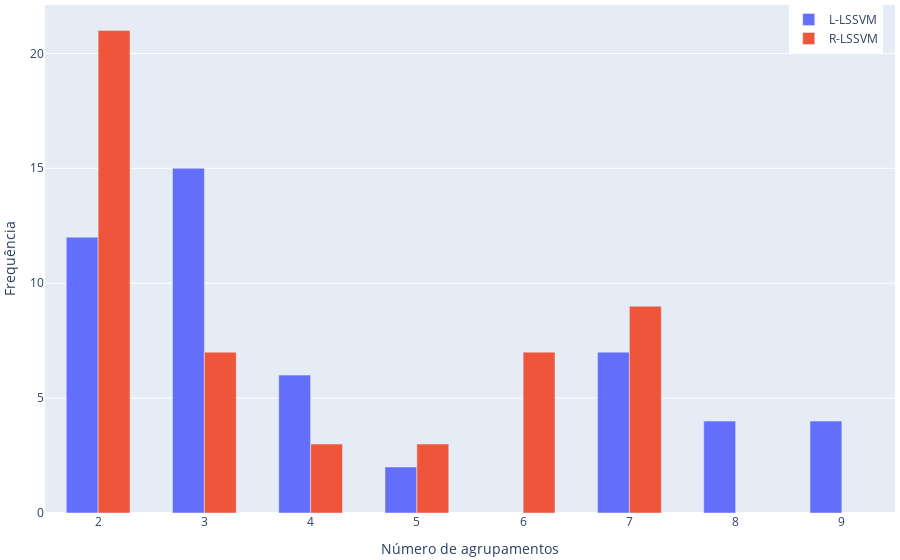
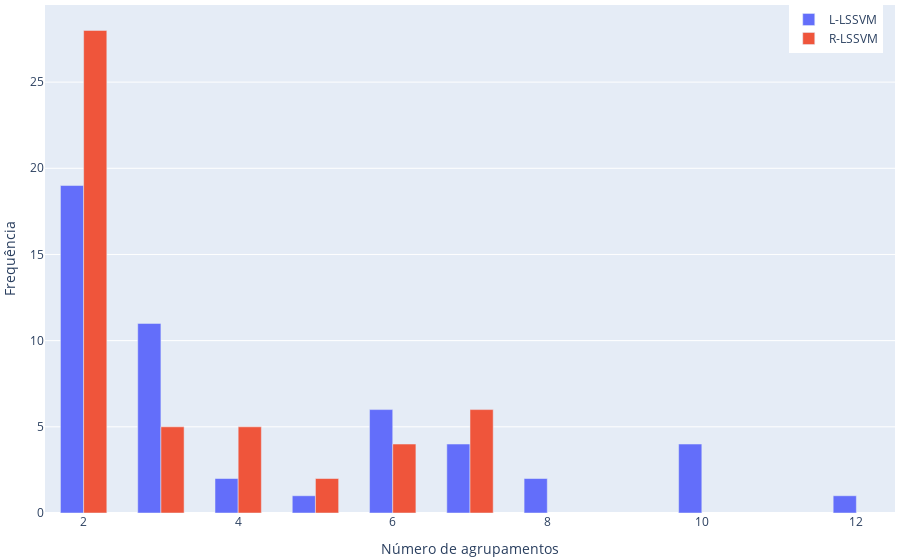
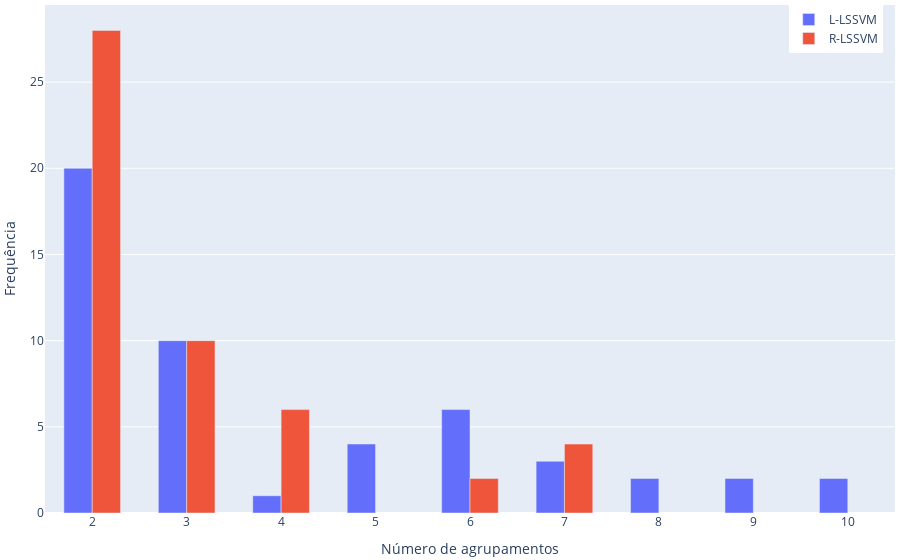
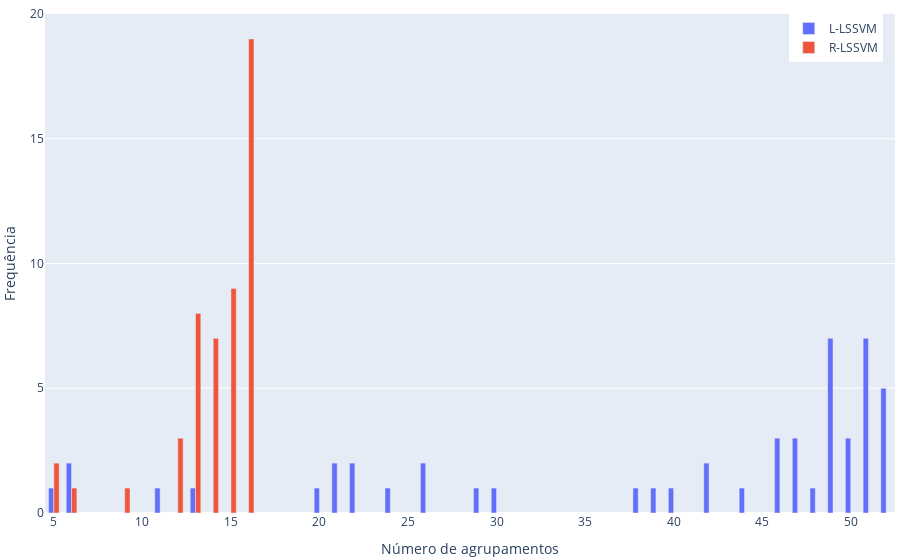

The notebook cell saved with these charts, in order:
### Markdown cell above
#### 2. Comparing regional and local frameworks in terms of optimal number of prototypes

### Code cell
ResultProcessor.process_results_in_multiple_datasets(ds_names, _dataframes_dict, ResultProcessor.compare_local_regional_k_optimal)

### Figure 1 — Plotly figure (JSON) as saved in the notebook; plotly's stock layout.template omitted (floating-point values rounded to 4 significant figures)
{"data": [{"name": "L-LSSVM", "type": "bar", "x": [3, 2, 7, 4, 9, 8, 5], "y": [15, 12, 7, 6, 4, 4, 2]}, {"name": "R-LSSVM", "type": "bar", "x": [2, 7, 6, 3, 4, 5], "y": [21, 9, 7, 7, 3, 3]}], "layout": {"bargap": 0.4, "barmode": "group", "legend": {"x": 0.875, "y": 1}, "margin": {"b": 20, "l": 20, "r": 5, "t": 5}, "showlegend": true, "xaxis": {"title": {"text": "Número de agrupamentos"}}, "yaxis": {"title": {"text": "Frequência"}}}}

### Figure 2 — Plotly figure (JSON) as saved in the notebook; plotly's stock layout.template omitted (floating-point values rounded to 4 significant figures)
{"data": [{"name": "L-LSSVM", "type": "bar", "x": [2, 3, 6, 7, 10, 8, 4, 12, 5], "y": [19, 11, 6, 4, 4, 2, 2, 1, 1]}, {"name": "R-LSSVM", "type": "bar", "x": [2, 7, 3, 4, 6, 5], "y": [28, 6, 5, 5, 4, 2]}], "layout": {"bargap": 0.4, "barmode": "group", "legend": {"x": 0.875, "y": 1}, "margin": {"b": 20, "l": 20, "r": 5, "t": 5}, "showlegend": true, "xaxis": {"title": {"text": "Número de agrupamentos"}}, "yaxis": {"title": {"text": "Frequência"}}}}

### Figure 3 — Plotly figure (JSON) as saved in the notebook; plotly's stock layout.template omitted (floating-point values rounded to 4 significant figures)
{"data": [{"name": "L-LSSVM", "type": "bar", "x": [2, 3, 6, 5, 7, 10, 9, 8, 4], "y": [20, 10, 6, 4, 3, 2, 2, 2, 1]}, {"name": "R-LSSVM", "type": "bar", "x": [2, 3, 4, 7, 6], "y": [28, 10, 6, 4, 2]}], "layout": {"bargap": 0.4, "barmode": "group", "legend": {"x": 0.875, "y": 1}, "margin": {"b": 20, "l": 20, "r": 5, "t": 5}, "showlegend": true, "xaxis": {"title": {"text": "Número de agrupamentos"}}, "yaxis": {"title": {"text": "Frequência"}}}}

### Figure 4 — Plotly figure (JSON) as saved in the notebook; plotly's stock layout.template omitted (floating-point values rounded to 4 significant figures)
{"data": [{"name": "L-LSSVM", "type": "bar", "x": [49, 51, 52, 47, 50, 46, 26, 42, 22, 21, 6, 11, 48, 44, 29, 39, 38, 13, 24, 20, 30, 5, 40], "y": [7, 7, 5, 3, 3, 3, 2, 2, 2, 2, 2, 1, 1, 1, 1, 1, 1, 1, 1, 1, 1, 1, 1]}, {"name": "R-LSSVM", "type": "bar", "x": [16, 15, 13, 14, 12, 5, 6, 9], "y": [19, 9, 8, 7, 3, 2, 1, 1]}], "layout": {"bargap": 0.4, "barmode": "group", "legend": {"x": 0.875, "y": 1}, "margin": {"b": 20, "l": 20, "r": 5, "t": 5}, "showlegend": true, "xaxis": {"title": {"text": "Número de agrupamentos"}}, "yaxis": {"title": {"text": "Frequência"}}}}
